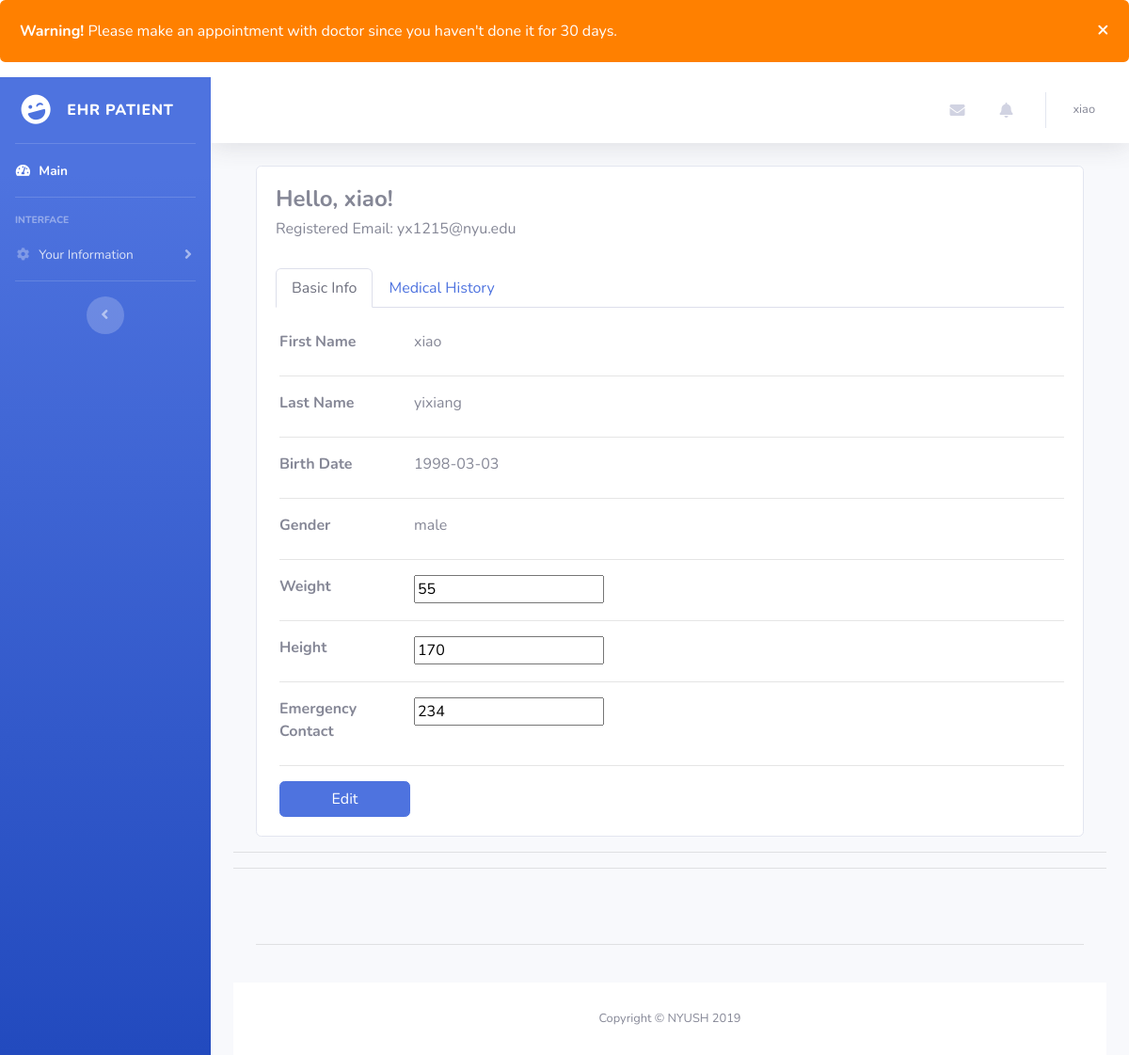
/patient/patient_page (signed in), run on an earlier commit of the app's database.
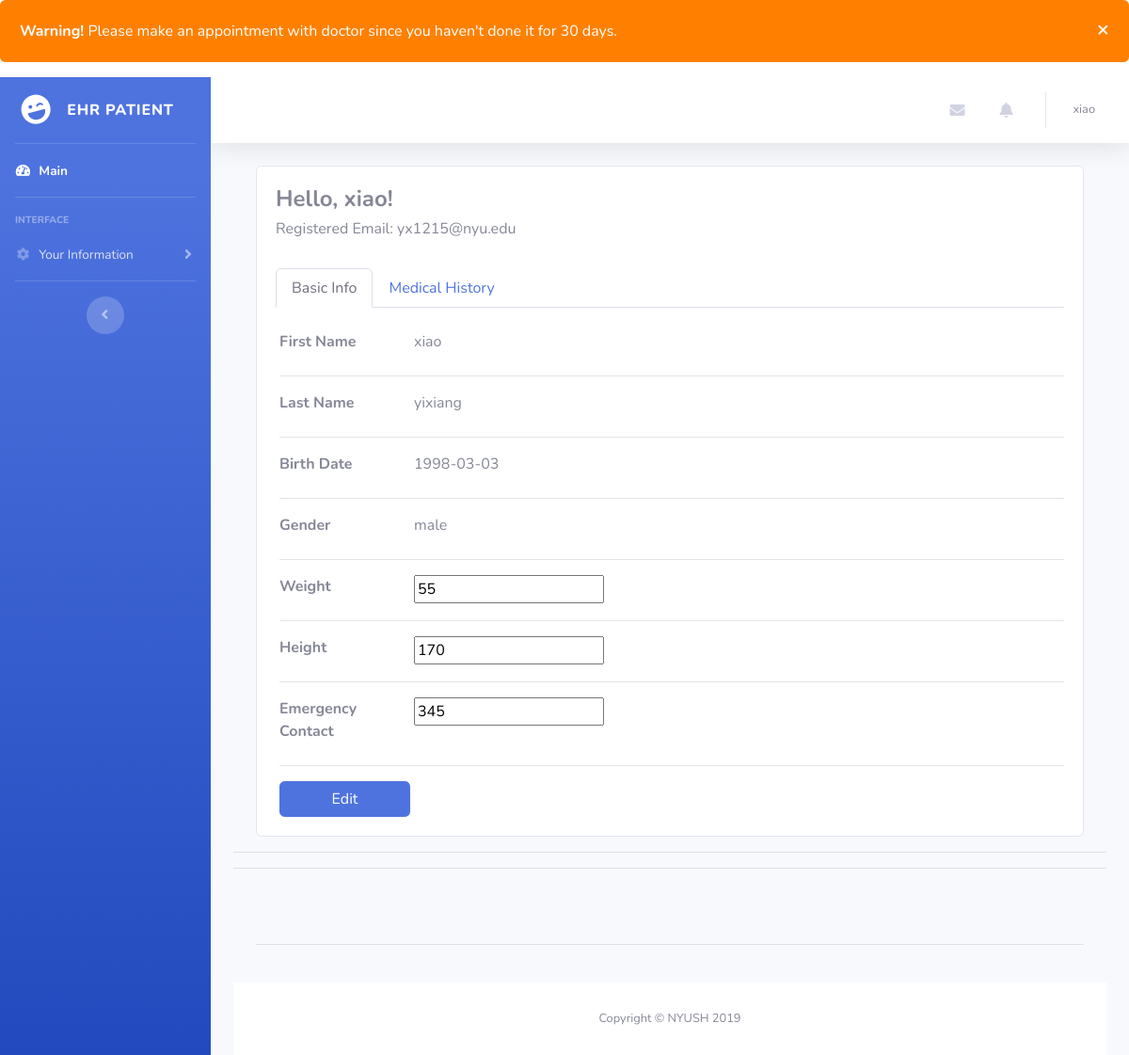
And on a later commit of the database.
### tables this page shows
CREATE TABLE patients (
    id INTEGER PRIMARY KEY AUTOINCREMENT,
    last_name TEXT NOT NULL,
    first_name TEXT NOT NULL,
    password TEXT NOT NULL,
    email TEXT NOT NULL,
    phone_number TEXT NOT NULL,
    gender TEXT CHECK (gender='male' or gender='female') NOT NULL,
    height TEXT NOT NULL,
    weight TEXT NOT NULL,
    data_of_birth TEXT NOT NULL,
    emergency_contacts TEXT
);

### main_app/patient.py (the view)
@patient_bp.route("/patient_page", methods=('GET', 'POST'))
@login_required_patient
def show_main():
    time = str(datetime.now() - relativedelta(days=30))
    db = get_db()
    provider = db.execute("SELECT * FROM take_care JOIN doctors ON take_care.doctor_id = doctors.id WHERE patient_id=?", (g.user['id'], )).fetchone()
    doctors = db.execute("SELECT * FROM doctors JOIN schedule s on doctors.id = s.doctor_id ORDER BY s.doctor_id").fetchall()
    if provider is not None:
        my_provider_schedule = db.execute("SELECT * FROM schedule WHERE doctor_id=?", (provider["id"], ))
    else:
        my_provider_schedule = None
    medical_his = db.execute("SELECT start_time, medical_his FROM appointment WHERE patient_id=? ORDER BY start_time", (g.user['id'], )).fetchall()
    medical_his_changed = []
    check_appointment = db.execute("SELECT * FROM appointment WHERE start_time>? AND patient_id=?", (time, g.user['id'])).fetchone()
    if check_appointment is None:
        need_appointment = True
    else:
        need_appointment = False
    for r in medical_his:
        new_d = {}
        new_d["start_time"] = r["start_time"]
        new_d["medical_his"] = r["medical_his"].split("\\n")
        print(new_d)
        medical_his_changed.append(new_d)
    return render_template('./patient.html', my_provider=provider, all_doctors=doctors,
                           my_provider_schedule=my_provider_schedule, medical_his=medical_his_changed,
                           need_appointment=need_appointment)

### main_app/authentication.py (called while the page is built)
@auth_bp.before_app_request
def load_logged_in_user():
    user_id = session.get('user_id')
    login_type = session.get('login_type')
    if user_id is None:
        g.user = None
        g.type = None
    else:
        if login_type == 'admin':
            g.user = get_db().execute(
                'SELECT * FROM administrators WHERE id = ?', (user_id,)
            ).fetchone()
            g.type = 'admin'
        elif login_type == 'patient':
            g.user = get_db().execute(
                'SELECT * FROM patients WHERE id = ?', (user_id,)
            ).fetchone()
            g.type = 'patient'
        else:
            g.user = get_db().execute(
                'SELECT * FROM doctors WHERE id = ?', (user_id,)
            ).fetchone()
            g.type = 'doctor'

def login_required_patient(view):
    @functools.wraps(view)
    def wrapped_view(**kwargs):
        if g.user is None or g.type != 'patient':
            return redirect(url_for('auth.login'))
        return view(**kwargs)
    return wrapped_view

### main_app/database.py (called while the page is built)
def get_db():
    if "db" not in g:
        g.db = sqlite3.connect(
            current_app.config["DATABASE"],
            detect_types=sqlite3.PARSE_DECLTYPES
        )
        g.db.row_factory = sqlite3.Row
        g.db.execute("PRAGMA foreign_keys = ON")
    return g.db

### main_app/templates/patient.html (shortened to what this page needs)
<!DOCTYPE html>
<html lang="en">
{% extends 'base.html' %}
{% block content %}
<head>
</head>
<body id="page-top">
{% if need_appointment == True %}
    <div class="alert">
      <span class="closebtn" onclick="this.parentElement.style.display='none';">&times;</span>
      <strong>Warning!</strong> Please make an appointment with doctor since you haven't done it for 30 days.
    </div>
{% endif %}
    <div id="wrapper">
        <ul class="navbar-nav bg-gradient-primary sidebar sidebar-dark accordion" id="accordionSidebar">
            <a class="sidebar-brand d-flex align-items-center justify-content-center" href="">
                <div class="sidebar-brand-icon rotate-n-15">
                    <i class="fas fa-laugh-wink"></i>
                </div>
                <div class="sidebar-brand-text mx-3">EHR Patient</div>
            </a>
            <hr class="sidebar-divider my-0">
            <li class="nav-item active">
                <a class="nav-link">
                    <i class="fas fa-fw fa-tachometer-alt"></i>
                    <span>Main</span></a>
            </li>
            <hr class="sidebar-divider">
            <div class="sidebar-heading">
                Interface
            </div>
            <li class="nav-item">
                <a class="nav-link collapsed" href="#" data-toggle="collapse" data-target="#collapseTwo" aria-expanded="true" aria-controls="collapseTwo">
                    <i class="fas fa-fw fa-cog"></i>
                    <span>Your Information</span>
                </a>
            </li>
            <hr class="sidebar-divider d-none d-md-block">
            <div class="text-center d-none d-md-inline">
                <button class="rounded-circle border-0" id="sidebarToggle"></button>
            </div>
        </ul>
        <div id="content-wrapper" class="d-flex flex-column">
            <div id="content">
                <nav class="navbar navbar-expand navbar-light bg-white topbar mb-4 static-top shadow">
                    <ul class="navbar-nav ml-auto">
                        <li class="nav-item dropdown no-arrow mx-1">
                            <a class="nav-link dropdown-toggle" href="#" id="messagesDropdown" role="button" data-toggle="dropdown" aria-haspopup="true" aria-expanded="false">
                                <i class="fas fa-envelope fa-fw"></i>
                            </a>
                        </li>
                        <li class="nav-item dropdown no-arrow mx-1">
                            <a class="nav-link dropdown-toggle" id="messagesDropdown" role="button" data-toggle="dropdown" aria-haspopup="true" aria-expanded="false">
                                <i class="fas fa-bell fa-fw"></i>
                            </a>
                        </li>
                        <li class="nav-item dropdown no-arrow">
                            <a class="nav-link dropdown-toggle" href="#" id="userDropdown" role="button" data-toggle="dropdown" aria-haspopup="true" aria-expanded="false">
                                <span class="mr-2 d-none d-lg-inline text-gray-600 small">{{g.user['first_name']}}</span>
                            </a>
                        </li>
                    </ul>
                </nav>
                <div class="container-fluid">
                    <div class="container" id="patient-info">
                        <div class="row">
                            <div class="col-12">
                                <div class="card">
                                    <div class="card-body">
                                        <div class="card-title mb-4">
                                            <div class="d-flex justify-content-start">
                                                <div class="userData">
                                                    <h2 class="d-block" style="font-size: 1.5rem; font-weight: bold">Hello, {{g.user['first_name']}}!</h2>
                                                    <h6 class="d-block">Registered Email: <a>{{g.user['email']}}</a></h6>
                                                </div>
                                            </div>
                                        </div>
                                        <div class="row">
                                            <div class="col-12">
                                                <ul class="nav nav-tabs mb-4" id="myTab" role="tablist">
                                                    <li class="nav-item">
                                                        <a class="nav-link active" id="basicInfo-tab" data-toggle="tab" href="#basicInfo" role="tab" aria-controls="basicInfo" aria-selected="true">Basic Info</a>
                                                    </li>
                                                    <li class="nav-item">
                                                        <a class="nav-link" id="connectedServices-tab" data-toggle="tab" href="#connectedServices" role="tab" aria-controls="connectedServices" aria-selected="false">Medical History</a>
                                                    </li>
                                                </ul>
                                                <div class="tab-content ml-1" id="myTabContent">
                                                    <div class="tab-pane fade show active" id="basicInfo" role="tabpanel" aria-labelledby="basicInfo-tab">
                                                        <form method="post" action="{{ url_for('patient.edit_info') }}">
                                                        <div class="row">
                                                            <div class="col-sm-3 col-md-2 col-5">
                                                                <label style="font-weight:bold;">First Name</label>
                                                            </div>
                                                            <div class="col-md-8 col-6">
                                                                {{g.user['first_name']}}
                                                            </div>
                                                        </div>
                                                        <hr/>
                                                        <div class="row">
                                                            <div class="col-sm-3 col-md-2 col-5">
                                                                <label style="font-weight:bold;">Last Name</label>
                                                            </div>
                                                            <div class="col-md-8 col-6">
                                                                {{g.user['last_name']}}
                                                            </div>
                                                        </div>
                                                        <hr/>
                                                        <div class="row">
                                                            <div class="col-sm-3 col-md-2 col-5">
                                                                <label style="font-weight:bold;">Birth Date</label>
                                                            </div>
                                                            <div class="col-md-8 col-6">
                                                                {{g.user['data_of_birth']}}
                                                            </div>
                                                        </div>
                                                        <hr/>
                                                        <div class="row">
                                                            <div class="col-sm-3 col-md-2 col-5">
                                                                <label style="font-weight:bold;">Gender</label>
                                                            </div>
                                                            <div class="col-md-8 col-6">
                                                                {{g.user['gender']}}
                                                            </div>
                                                        </div>
                                                        <hr />
                                                        <div class="row">
                                                            <div class="col-sm-3 col-md-2 col-5">
                                                                <label style="font-weight:bold;">Weight</label>
                                                            </div>
                                                            <div class="col-md-8 col-6">
                                                                <input name="weight" value="{{g.user['weight']}}">
                                                            </div>
                                                        </div>
                                                        <hr />
                                                        <div class="row">
                                                            <div class="col-sm-3 col-md-2 col-5">
                                                                <label style="font-weight:bold;">Height</label>
                                                            </div>
                                                            <div class="col-md-8 col-6">
                                                                <input name="height" value="{{g.user['height']}}">
                                                            </div>
                                                        </div>
                                                        <hr />
                                                        <div class="row">
                                                            <div class="col-sm-3 col-md-2 col-5">
                                                                <label style="font-weight:bold;">Emergency Contact</label>
                                                            </div>
                                                            <div class="col-md-8 col-6">
                                                                <input name="emergency_contacts" value="{{g.user['emergency_contacts']}}">
                                                            </div>
                                                        </div>
                                                        <hr/>
                                                        <div>
                                                            <input type="submit" value="Edit" class="col-2 btn btn-primary btn-user btn-block">
                                                        </div>
                                                        </form>
                                                    </div>
                                                </div>
                                            </div>
                                        </div>
                                    </div>
                                </div>
                            </div>
                        </div>
                    </div>
                    <hr/>
                    <hr/>
                    <div class="container-fluid">
                        <div class="row text-center pb-4">
                        </div>
                        <br>
                        <hr/>
                        <br>
                </div>
                <footer class="sticky-footer bg-white">
                    <div class="container my-auto">
                        <div class="copyright text-center my-auto">
                            <span>Copyright &copy; NYUSH 2019</span>
                        </div>
                    </div>
                </footer>
            </div>
        </div>
    </div>
    </div>
</body>
{% endblock %}

### main_app/templates/base.html (shortened to what this page needs)
<!DOCTYPE html>
<html lang="en">
<link href="/static/vendor/fontawesome-free/css/all.min.css" rel="stylesheet" type="text/css">
<link href="/static/css/sb-admin-2.min.css" rel="stylesheet">
<section class="content">
     {% block content %}{% endblock %}
</section>

### main_app/templates/patient.html (style rules this page uses)
.alert { padding: 20px; background-color: #ff8000; color: white; }
.closebtn { margin-left: 15px; color: white; font-weight: bold; float: right; font-size: 22px; line-height: 20px; cursor: pointer; transition: 0.3s; }

What changed in the data, as far as the page shows it:
changed patients "xiao": emergency_contacts "234" → "345"
